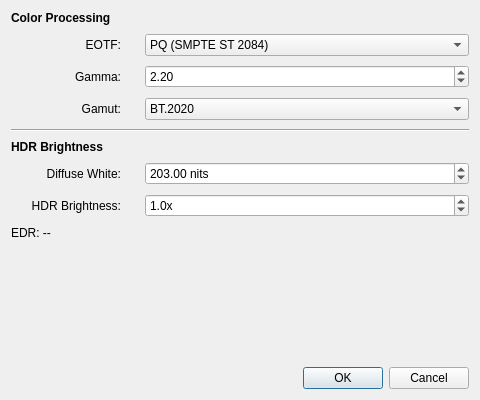
<?xml version="1.0" encoding="UTF-8"?>
<ui version="4.0">
 <class>EDRSettingsDialog</class>
 <widget class="QDialog" name="EDRSettingsDialog">
  <property name="geometry">
   <rect>
    <x>0</x>
    <y>0</y>
    <width>460</width>
    <height>400</height>
   </rect>
  </property>
  <property name="minimumSize">
   <size>
    <width>480</width>
    <height>350</height>
   </size>
  </property>
  <property name="windowTitle">
   <string>EDR Display Settings</string>
  </property>
  <layout class="QVBoxLayout" name="verticalLayout">
   <item>
    <layout class="QGridLayout" name="gridLayoutMain" columnstretch="0,1">
     <property name="horizontalSpacing">
      <number>24</number>
     </property>
     <property name="verticalSpacing">
      <number>8</number>
     </property>
     <item row="0" column="0" colspan="2">
      <widget class="QLabel" name="labelSectionColor">
       <property name="font">
        <font>
         <weight>75</weight>
         <bold>true</bold>
        </font>
       </property>
       <property name="text">
        <string>Color Processing</string>
       </property>
      </widget>
     </item>
     <item row="1" column="0">
      <widget class="QLabel" name="labelEOTF">
       <property name="minimumSize">
        <size>
         <width>110</width>
         <height>24</height>
        </size>
       </property>
       <property name="text">
        <string>EOTF:</string>
       </property>
       <property name="alignment">
        <set>Qt::AlignRight|Qt::AlignVCenter</set>
       </property>
       <property name="toolTip">
        <string>Electro-Optical Transfer Function: defines how code values map to linear light.</string>
       </property>
      </widget>
     </item>
     <item row="1" column="1">
      <widget class="QComboBox" name="comboBoxEOTF">
       <property name="sizePolicy">
        <sizepolicy hsizetype="Expanding" vsizetype="Fixed">
         <horstretch>0</horstretch>
         <verstretch>0</verstretch>
        </sizepolicy>
       </property>
       <property name="toolTip">
        <string>Electro-Optical Transfer Function: defines how code values map to linear light.</string>
       </property>
       <item>
        <property name="text">
         <string>PQ (SMPTE ST 2084)</string>
        </property>
       </item>
       <item>
        <property name="text">
         <string>HLG (ARIB STD-B67)</string>
        </property>
       </item>
       <item>
        <property name="text">
         <string>Gamma</string>
        </property>
       </item>
       <item>
        <property name="text">
         <string>sRGB</string>
        </property>
       </item>
      </widget>
     </item>
     <item row="2" column="0">
      <widget class="QLabel" name="labelGamma">
       <property name="minimumSize">
        <size>
         <width>110</width>
         <height>24</height>
        </size>
       </property>
       <property name="text">
        <string>Gamma:</string>
       </property>
       <property name="alignment">
        <set>Qt::AlignRight|Qt::AlignVCenter</set>
       </property>
       <property name="toolTip">
        <string>Pure gamma exponent. Only used when EOTF is set to Gamma.</string>
       </property>
      </widget>
     </item>
     <item row="2" column="1">
      <widget class="QDoubleSpinBox" name="doubleSpinBoxGamma">
       <property name="sizePolicy">
        <sizepolicy hsizetype="Preferred" vsizetype="Fixed">
         <horstretch>0</horstretch>
         <verstretch>0</verstretch>
        </sizepolicy>
       </property>
       <property name="minimumSize">
        <size>
         <width>120</width>
         <height>0</height>
        </size>
       </property>
       <property name="toolTip">
        <string>Pure gamma exponent. Only used when EOTF is set to Gamma.</string>
       </property>
       <property name="minimum">
        <double>1.000000000000000</double>
       </property>
       <property name="maximum">
        <double>3.000000000000000</double>
       </property>
       <property name="singleStep">
        <double>0.100000000000000</double>
       </property>
       <property name="value">
        <double>2.200000000000000</double>
       </property>
      </widget>
     </item>
     <item row="3" column="0">
      <widget class="QLabel" name="labelGamut">
       <property name="minimumSize">
        <size>
         <width>110</width>
         <height>24</height>
        </size>
       </property>
       <property name="text">
        <string>Gamut:</string>
       </property>
       <property name="alignment">
        <set>Qt::AlignRight|Qt::AlignVCenter</set>
       </property>
       <property name="toolTip">
        <string>Source color gamut (primary chromaticities). Will be converted to Display P3 for EDR output.</string>
       </property>
      </widget>
     </item>
     <item row="3" column="1">
      <widget class="QComboBox" name="comboBoxGamut">
       <property name="sizePolicy">
        <sizepolicy hsizetype="Expanding" vsizetype="Fixed">
         <horstretch>0</horstretch>
         <verstretch>0</verstretch>
        </sizepolicy>
       </property>
       <property name="toolTip">
        <string>Source color gamut (primary chromaticities). Will be converted to Display P3 for EDR output.</string>
       </property>
       <item>
        <property name="text">
         <string>BT.2020</string>
        </property>
       </item>
       <item>
        <property name="text">
         <string>BT.709</string>
        </property>
       </item>
       <item>
        <property name="text">
         <string>DCI-P3</string>
        </property>
       </item>
      </widget>
     </item>
     <item row="4" column="0" colspan="2">
      <widget class="Line" name="lineSeparator1">
       <property name="orientation">
        <enum>Qt::Horizontal</enum>
       </property>
      </widget>
     </item>
     <item row="5" column="0" colspan="2">
      <widget class="QLabel" name="labelSectionHDR">
       <property name="font">
        <font>
         <weight>75</weight>
         <bold>true</bold>
        </font>
       </property>
       <property name="text">
        <string>HDR Brightness</string>
       </property>
      </widget>
     </item>
     <item row="6" column="0">
      <widget class="QLabel" name="labelDiffuseWhite">
       <property name="minimumSize">
        <size>
         <width>110</width>
         <height>24</height>
        </size>
       </property>
       <property name="text">
        <string>Diffuse White:</string>
       </property>
       <property name="alignment">
        <set>Qt::AlignRight|Qt::AlignVCenter</set>
       </property>
       <property name="toolTip">
        <string>Reference diffuse white level in cd/m² (nits). Standard value is 203 nits for PQ/HLG content.</string>
       </property>
      </widget>
     </item>
     <item row="6" column="1">
      <widget class="QDoubleSpinBox" name="doubleSpinBoxDiffuseWhite">
       <property name="sizePolicy">
        <sizepolicy hsizetype="Preferred" vsizetype="Fixed">
         <horstretch>0</horstretch>
         <verstretch>0</verstretch>
        </sizepolicy>
       </property>
       <property name="minimumSize">
        <size>
         <width>120</width>
         <height>0</height>
        </size>
       </property>
       <property name="toolTip">
        <string>Reference diffuse white level in cd/m² (nits). Standard value is 203 nits for PQ/HLG content.</string>
       </property>
       <property name="suffix">
        <string> nits</string>
       </property>
       <property name="minimum">
        <double>100.000000000000000</double>
       </property>
       <property name="maximum">
        <double>10000.000000000000000</double>
       </property>
       <property name="singleStep">
        <double>1.000000000000000</double>
       </property>
       <property name="value">
        <double>203.000000000000000</double>
       </property>
      </widget>
     </item>
     <item row="7" column="0">
      <widget class="QLabel" name="labelBrightness">
       <property name="minimumSize">
        <size>
         <width>110</width>
         <height>24</height>
        </size>
       </property>
       <property name="text">
        <string>HDR Brightness:</string>
       </property>
       <property name="alignment">
        <set>Qt::AlignRight|Qt::AlignVCenter</set>
       </property>
       <property name="toolTip">
        <string>Global HDR brightness scaling. Values &gt; 1.0 will trigger EDR (extended dynamic range) on capable displays. The actual peak brightness depends on your display's EDR capability.</string>
       </property>
      </widget>
     </item>
     <item row="7" column="1">
      <widget class="QDoubleSpinBox" name="doubleSpinBoxBrightness">
       <property name="sizePolicy">
        <sizepolicy hsizetype="Preferred" vsizetype="Fixed">
         <horstretch>0</horstretch>
         <verstretch>0</verstretch>
        </sizepolicy>
       </property>
       <property name="minimumSize">
        <size>
         <width>120</width>
         <height>0</height>
        </size>
       </property>
       <property name="toolTip">
        <string>Global HDR brightness scaling. Values &gt; 1.0 will trigger EDR (extended dynamic range) on capable displays.</string>
       </property>
       <property name="suffix">
        <string>x</string>
       </property>
       <property name="decimals">
        <number>1</number>
       </property>
       <property name="minimum">
        <double>0.100000000000000</double>
       </property>
       <property name="maximum">
        <double>16.000000000000000</double>
       </property>
       <property name="singleStep">
        <double>0.100000000000000</double>
       </property>
       <property name="value">
        <double>1.000000000000000</double>
       </property>
      </widget>
     </item>
     <item row="8" column="0" colspan="2">
      <widget class="QLabel" name="labelEDRInfo">
       <property name="text">
        <string>EDR: --</string>
       </property>
       <property name="wordWrap">
        <bool>true</bool>
       </property>
      </widget>
     </item>
    </layout>
   </item>
   <item>
    <spacer name="verticalSpacer">
     <property name="orientation">
      <enum>Qt::Vertical</enum>
     </property>
     <property name="sizeHint" stdset="0">
      <size>
       <width>20</width>
       <height>10</height>
      </size>
     </property>
    </spacer>
   </item>
   <item>
    <widget class="QDialogButtonBox" name="buttonBox">
     <property name="orientation">
      <enum>Qt::Horizontal</enum>
     </property>
     <property name="standardButtons">
      <set>QDialogButtonBox::Cancel|QDialogButtonBox::Ok</set>
     </property>
    </widget>
   </item>
  </layout>
 </widget>
 <resources/>
 <connections>
  <connection>
   <sender>buttonBox</sender>
   <signal>accepted()</signal>
   <receiver>EDRSettingsDialog</receiver>
   <slot>accept()</slot>
  </connection>
  <connection>
   <sender>buttonBox</sender>
   <signal>rejected()</signal>
   <receiver>EDRSettingsDialog</receiver>
   <slot>reject()</slot>
  </connection>
 </connections>
</ui>
